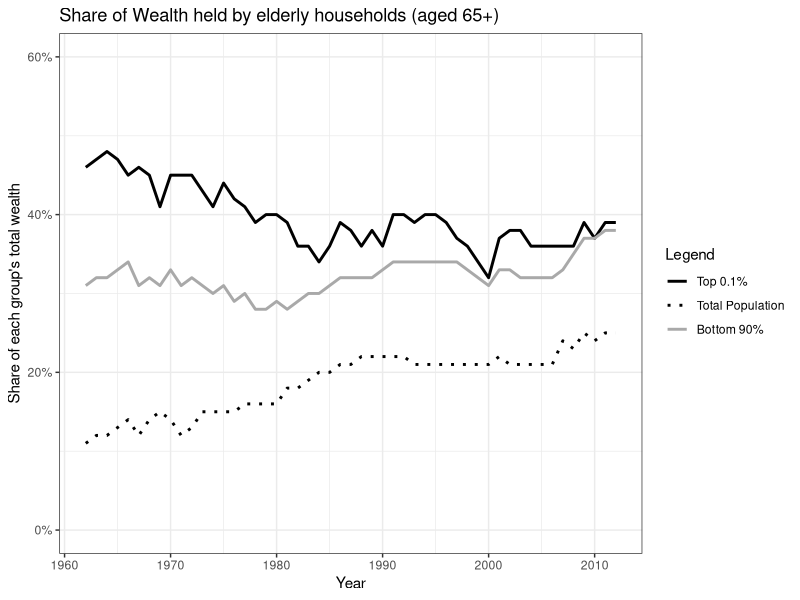
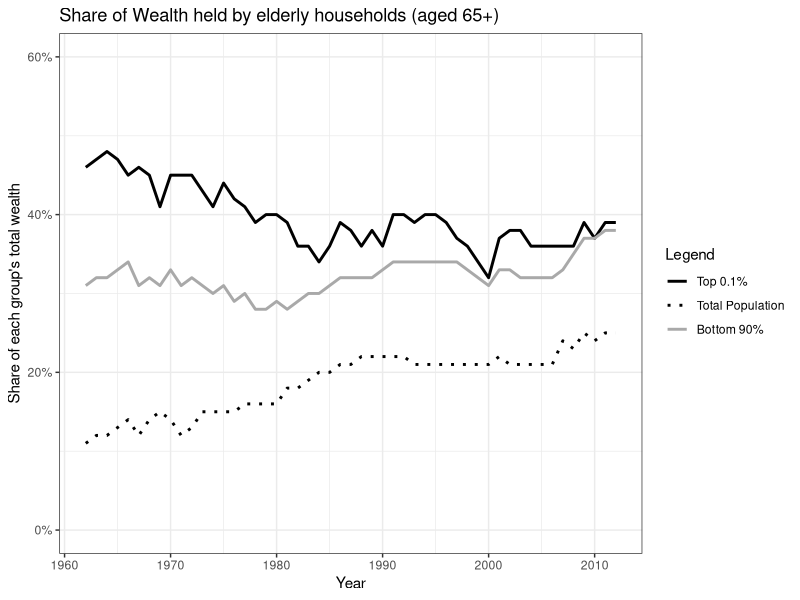
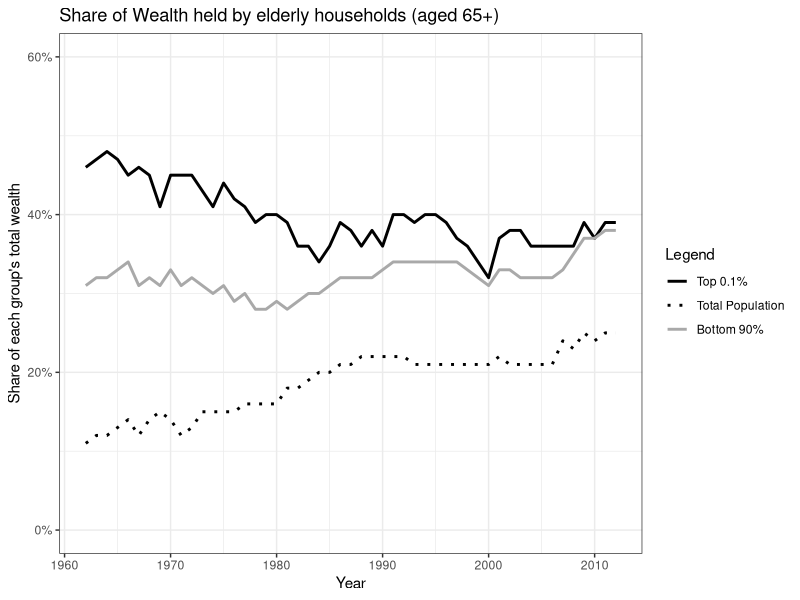

The R source for these figures, in order:
# Multiple time series

# Emmanuel Saez and Gabriel Zucman, “Wealth Inequality in the United States since 1913:
#   Evidence from Capitalized Income Tax Data,”
#   The Quarterly Journal of Economics 131, no. 2 (2016): 548,
#   DOI:10.1093/qje/qjw004

# Data: ibid, Fig VIII panel A

library(ggplot2)
library(magrittr)
library(dplyr)

df <- read.csv("data/saez-2016-fig8.csv")
output_dir = "output"

ggplot(df, aes(x=year))+
  geom_line(aes(y=top0.1, color = '1', linetype = '1'), size=1) +
  geom_line(aes(y=bottom90, color = '2', linetype = '2'),  size=1) +
  geom_line(aes(y=pop, color = '3', linetype = '3'), size=1) +
  ggtitle("Share of Wealth held by elderly households (aged 65+)") +
  scale_linetype_manual(
    name = "Legend",
    values = c(
      '1'='solid',
      '2'='dotted',
      '3'='solid'
    ),
    labels = c(
      "Top 0.1%",
      "Total Population",
      "Bottom 90%"
    )
  ) +
  scale_color_manual(
    name = "Legend",
    values = c(
      '1'='black',
      '2'='black',
      '3'='darkgrey'
    ),
    labels = c(
      "Top 0.1%",
      "Total Population",
      "Bottom 90%"
    )
  ) +
  coord_cartesian(
    ylim = c(0,0.6)
  )+
  labs(
    y = "Share of each group's total wealth",
    x = "Year"
  ) +
  scale_y_continuous(labels = scales::percent) +
  theme_bw()

ggsave(path=output_dir, filename="Line Graph QJE 12.png", width=8, height=6)
# Save as Example
ggsave(path="src/others/time-series", filename="Line Graph QJE 12-example.png", width=8, height=6)

